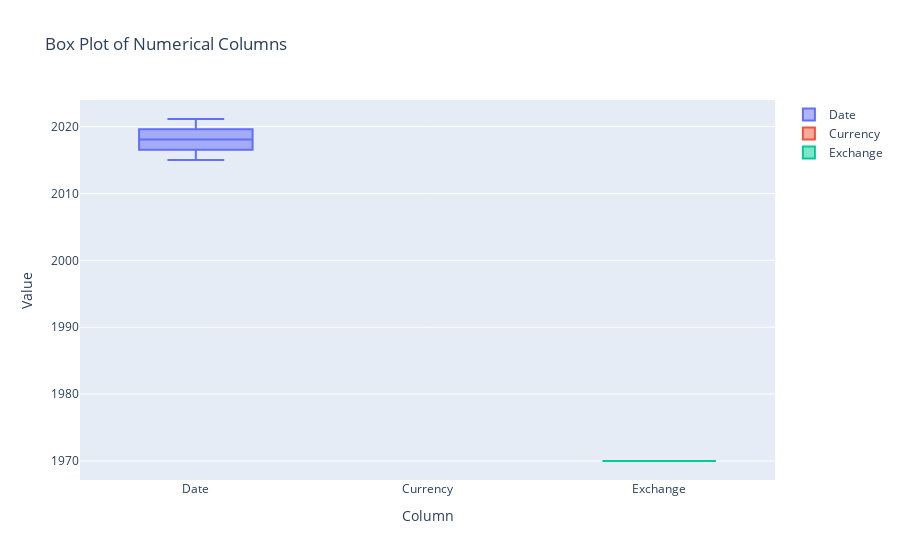

The notebook cell saved with this chart:
### Code cell
import plotly.graph_objects as go
fig = go.Figure()

for column in final4.columns:
    fig.add_trace(go.Box(
        y=final4[column],
        name=column
    ))

# Update layout
fig.update_layout(
    title="Box Plot of Numerical Columns",
    yaxis_title="Value",
    xaxis_title="Column"
)

# Show the plot
fig.show()

### Figure 1 — Plotly figure (JSON) as saved in the notebook; plotly's stock layout.template omitted (floating-point values rounded to 4 significant figures; data arrays with more than 128 entries replaced by an {"elided": "..."} marker saying what was removed)
{"data": [{"name": "Date", "type": "box", "y": {"elided": "11215 str values"}}, {"name": "Currency", "type": "box", "y": {"elided": "11215 str values"}}, {"name": "Exchange", "type": "box", "y": {"elided": "11215 float values"}}], "layout": {"title": {"text": "Box Plot of Numerical Columns"}, "xaxis": {"title": {"text": "Column"}}, "yaxis": {"title": {"text": "Value"}}}}
